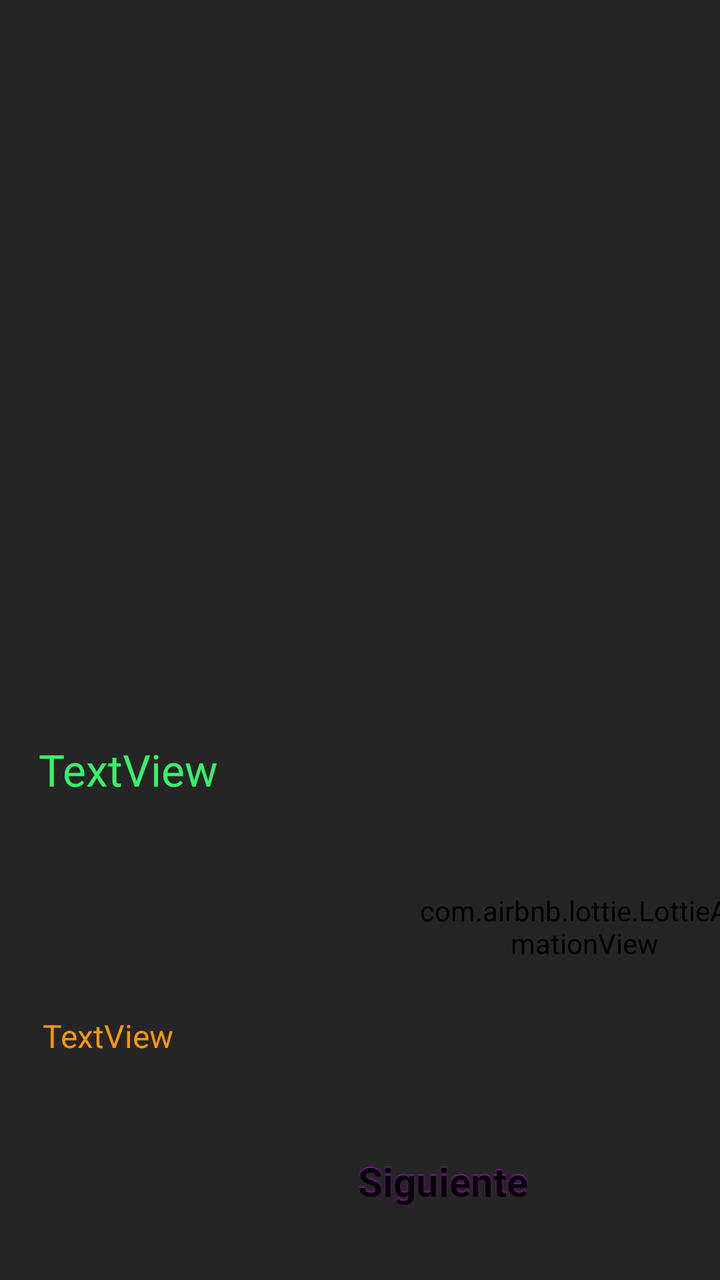
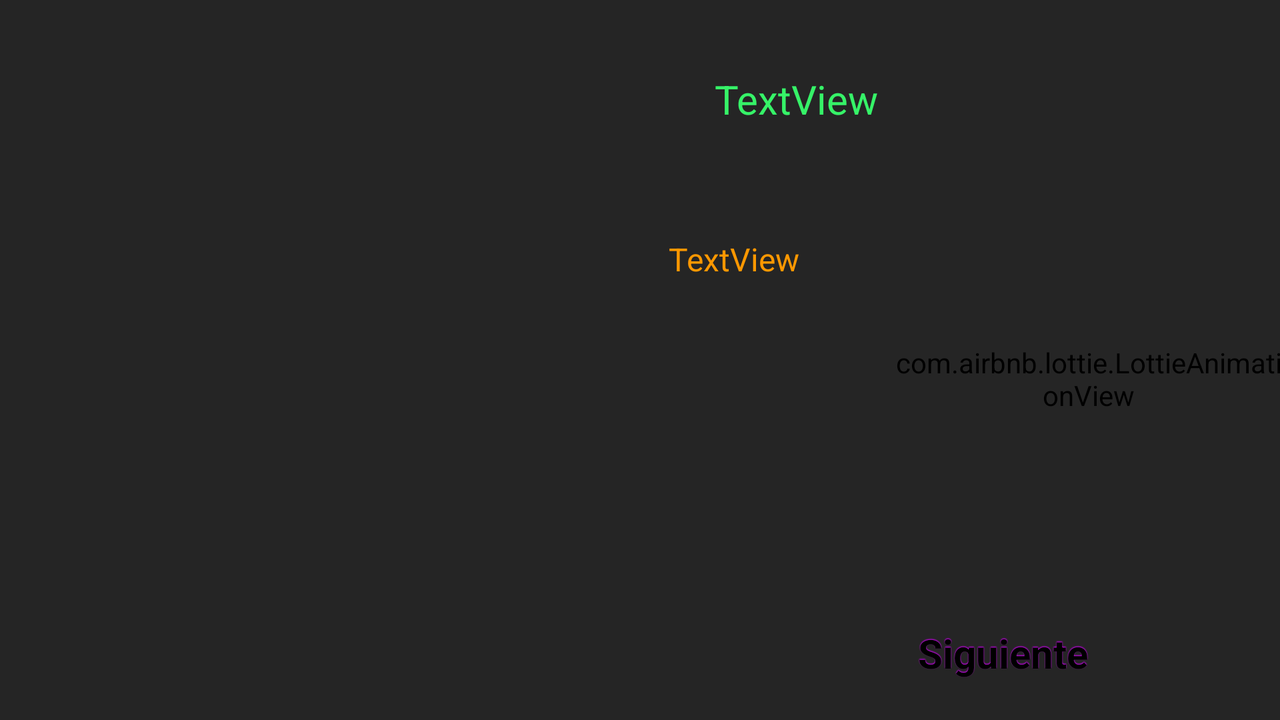

The same Android screen from two of the app's own layout files: first res/layout/ as a phone draws it, then the author's variant for another configuration, drawn on a device whose configuration selects that folder. Both files follow.
<!-- AndroidManifest.xml: application theme AppTheme -->
<!-- res/layout/activity_resultado.xml -->
<?xml version="1.0" encoding="utf-8"?>
<androidx.constraintlayout.widget.ConstraintLayout xmlns:android="http://schemas.android.com/apk/res/android"
    xmlns:app="http://schemas.android.com/apk/res-auto"
    xmlns:tools="http://schemas.android.com/tools"
    android:layout_width="match_parent"
    android:layout_height="match_parent"
    tools:context=".Resultado"
    android:id="@+id/layoutResultado">

    <TextView
        android:id="@+id/resultado"
        android:layout_width="178dp"
        android:layout_height="151dp"
        android:text="TextView"
        android:textAlignment="viewStart"
        android:textSize="22dp"
        app:layout_constraintBottom_toBottomOf="parent"
        app:layout_constraintEnd_toEndOf="parent"
        app:layout_constraintHorizontal_bias="0.107"
        app:layout_constraintStart_toStartOf="parent"
        app:layout_constraintTop_toBottomOf="@+id/resultadoImagen"
        app:layout_constraintVertical_bias="0.212" />

    <ImageView
        android:id="@+id/resultadoImagen"
        android:layout_width="360dp"
        android:layout_height="314dp"
        android:layout_marginTop="24dp"
        app:layout_constraintEnd_toEndOf="parent"
        app:layout_constraintHorizontal_bias="0.492"
        app:layout_constraintStart_toStartOf="parent"
        app:layout_constraintTop_toTopOf="parent" />

    <TextView
        android:id="@+id/vidas"
        android:layout_width="wrap_content"
        android:layout_height="wrap_content"
        android:layout_marginBottom="112dp"
        android:text="TextView"
        android:textAlignment="textStart"
        android:textColor="#FF9800"
        android:textSize="16dp"
        app:layout_constraintBottom_toBottomOf="parent"
        app:layout_constraintEnd_toEndOf="parent"
        app:layout_constraintHorizontal_bias="0.072"
        app:layout_constraintStart_toStartOf="parent"

        app:layout_constraintTop_toBottomOf="@+id/resultado"
        app:layout_constraintVertical_bias="0.962" />

    <Button
        android:id="@+id/siguiente"
        android:layout_width="wrap_content"
        android:layout_height="wrap_content"
        android:layout_marginEnd="16dp"
        android:layout_marginBottom="16dp"
        android:text="Siguiente"
        android:enabled="true"
        app:layout_constraintBottom_toBottomOf="parent"
        app:layout_constraintEnd_toEndOf="parent" />

    <com.airbnb.lottie.LottieAnimationView
        android:id="@+id/acierto_anim"
        android:layout_width="170dp"
        android:layout_height="165dp"
        android:layout_marginStart="10dp"
        android:layout_marginTop="43dp"
        android:layout_marginBottom="29dp"
        app:layout_constraintBottom_toTopOf="@+id/siguiente"
        app:layout_constraintEnd_toEndOf="parent"
        app:layout_constraintHorizontal_bias="0.0"
        app:layout_constraintStart_toEndOf="@+id/resultado"
        app:layout_constraintTop_toBottomOf="@+id/resultadoImagen"
        app:layout_constraintVertical_bias="0.0"
        app:lottie_autoPlay="true" />

</androidx.constraintlayout.widget.ConstraintLayout>
<!-- resources referenced by this layout -->
<resources>
  <style name="AppTheme" parent="Theme.AppCompat.DayNight.NoActionBar">
          
          <item name="colorPrimary">@color/colorPrimary</item>
          <item name="colorPrimaryDark">@color/colorPrimaryDark</item>
          <item name="colorAccent">@color/colorAccent</item>
          <item name="android:background">@color/background</item>
          <item name="android:textColor">@color/colorPrimary</item>
          <item name="android:colorButtonNormal">#D900FF</item>
          <item name="android:textColorSecondary">#D900FF</item>
          <item name="android:buttonStyle">@style/button</item>
          <item name="android:textColorHint">#89DF1AFF</item>
      </style>
  <color name="colorPrimary">#36F368</color>
  <color name="colorPrimaryDark">#12A138</color>
  <color name="colorAccent">#D81B60</color>
  <color name="background">#252525</color>
  <style name="button" parent="@android:style/Widget.Button">
          <item name="android:gravity">center_vertical|center_horizontal</item>
          <item name="android:textColor">#000000</item>
          <item name="android:shadowColor">#D900FF</item>
          <item name="android:paddingVertical">20dp</item>
          <item name="android:paddingHorizontal">80dp</item>
          <item name="android:shadowDx">0</item>
          <item name="android:shadowDy">-1</item>
          <item name="android:shadowRadius">0.9</item>
          <item name="android:textSize">20dip</item>
          <item name="android:textStyle">bold</item>
          <item name="android:background">@drawable/button</item>
          <item name="android:focusable">true</item>
          <item name="android:clickable">true</item>
      </style>
</resources>
<!-- res/layout-land/activity_resultado.xml (the author's variant of the layout above) -->
<!-- drawn on the phone turned sideways -->
<?xml version="1.0" encoding="utf-8"?>
<androidx.constraintlayout.widget.ConstraintLayout xmlns:android="http://schemas.android.com/apk/res/android"
    xmlns:app="http://schemas.android.com/apk/res-auto"
    xmlns:tools="http://schemas.android.com/tools"
    android:id="@+id/layoutResultado"
    android:layout_width="match_parent"
    android:layout_height="match_parent"
    tools:context=".Resultado">

    <TextView
        android:id="@+id/resultado"
        android:layout_width="304dp"
        android:layout_height="69dp"
        android:layout_marginStart="16dp"
        android:layout_marginTop="36dp"
        android:text="TextView"
        android:textAlignment="viewStart"
        android:textSize="20dp"
        app:layout_constraintEnd_toEndOf="parent"
        app:layout_constraintHorizontal_bias="0.0"
        app:layout_constraintStart_toEndOf="@+id/resultadoImagen"
        app:layout_constraintTop_toTopOf="parent" />

    <ImageView
        android:id="@+id/resultadoImagen"
        android:layout_width="326dp"
        android:layout_height="322dp"
        app:layout_constraintBottom_toBottomOf="parent"
        app:layout_constraintEnd_toEndOf="parent"
        app:layout_constraintHorizontal_bias="0.049"
        app:layout_constraintStart_toStartOf="parent"
        app:layout_constraintTop_toTopOf="parent" />

    <TextView
        android:id="@+id/vidas"
        android:layout_width="83dp"
        android:layout_height="100dp"
        android:layout_marginBottom="112dp"
        android:text="TextView"
        android:textAlignment="textStart"
        android:textColor="#FF9800"
        android:textSize="16dp"
        app:layout_constraintBottom_toBottomOf="parent"
        app:layout_constraintEnd_toEndOf="parent"
        app:layout_constraintHorizontal_bias="0.6"
        app:layout_constraintStart_toStartOf="parent"

        app:layout_constraintTop_toBottomOf="@+id/resultado"
        app:layout_constraintVertical_bias="0.32" />

    <Button
        android:id="@+id/siguiente"
        android:layout_width="wrap_content"
        android:layout_height="wrap_content"
        android:layout_marginEnd="16dp"
        android:enabled="true"
        android:text="Siguiente"
        app:layout_constraintBottom_toBottomOf="parent"
        app:layout_constraintEnd_toEndOf="parent" />

    <com.airbnb.lottie.LottieAnimationView
        android:id="@+id/acierto_anim"
        android:layout_width="198dp"
        android:layout_height="183dp"
        android:layout_marginStart="28dp"
        android:layout_marginBottom="12dp"
        app:layout_constraintBottom_toTopOf="@+id/siguiente"
        app:layout_constraintEnd_toEndOf="parent"
        app:layout_constraintHorizontal_bias="0.0"
        app:layout_constraintStart_toEndOf="@+id/vidas"
        app:lottie_autoPlay="true" />
</androidx.constraintlayout.widget.ConstraintLayout>
